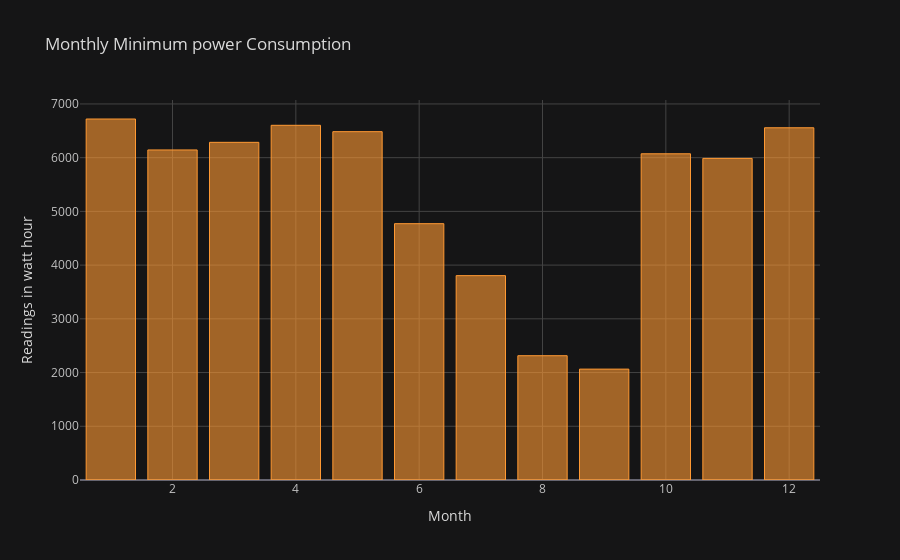

Write notebook code for a chart like this one.
### Code cell
df_power_consumption.groupby('month')['PowerConsumption'].min().iplot(kind='bar',
                                                                      xTitle='Month',
                                                                      yTitle='Readings in watt hour',
                                                                      title='Monthly Minimum power Consumption')

### Figure 1 — Plotly figure (JSON) as saved in the notebook; plotly's stock layout.template omitted (floating-point values rounded to 4 significant figures)
{"data": [{"marker": {"color": "rgba(255, 153, 51, 0.6)", "line": {"color": "rgba(255, 153, 51, 1.0)", "width": 1}}, "name": "PowerConsumption", "orientation": "v", "text": "", "type": "bar", "x": [1, 2, 3, 4, 5, 6, 7, 8, 9, 10, 11, 12], "y": [6720.0, 6144, 6286.0, 6603.0, 6484.0, 4771.0, 3804.0, 2314.0, 2064.0, 6072.0, 5986.0, 6557.0]}], "layout": {"legend": {"bgcolor": "#151516", "font": {"color": "#D9D9D9"}}, "paper_bgcolor": "#151516", "plot_bgcolor": "#151516", "title": {"font": {"color": "#D9D9D9"}, "text": "Monthly Minimum power Consumption"}, "xaxis": {"gridcolor": "#434343", "showgrid": true, "tickfont": {"color": "#C2C2C2"}, "title": {"font": {"color": "#D9D9D9"}, "text": "Month"}, "zerolinecolor": "#666570"}, "yaxis": {"gridcolor": "#434343", "showgrid": true, "tickfont": {"color": "#C2C2C2"}, "title": {"font": {"color": "#D9D9D9"}, "text": "Readings in watt hour"}, "zerolinecolor": "#666570"}}}
